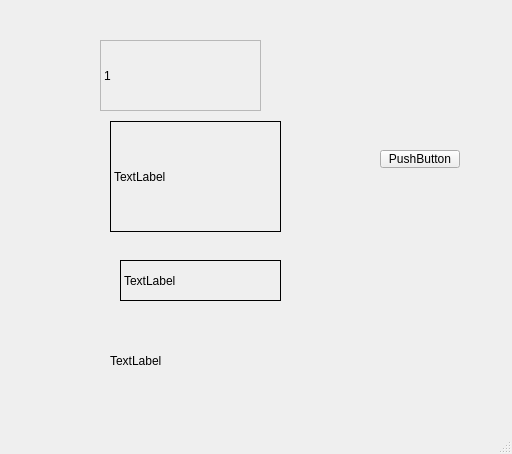
<?xml version="1.0" encoding="UTF-8"?>
<ui version="4.0">
 <class>MainWindow</class>
 <widget class="QMainWindow" name="MainWindow">
  <property name="geometry">
   <rect>
    <x>0</x>
    <y>0</y>
    <width>512</width>
    <height>454</height>
   </rect>
  </property>
  <property name="windowTitle">
   <string>MainWindow</string>
  </property>
  <widget class="QWidget" name="centralwidget">
   <widget class="myLabel" name="label">
    <property name="geometry">
     <rect>
      <x>110</x>
      <y>121</y>
      <width>171</width>
      <height>111</height>
     </rect>
    </property>
    <property name="frameShape">
     <enum>QFrame::Box</enum>
    </property>
    <property name="text">
     <string>TextLabel</string>
    </property>
   </widget>
   <widget class="QLabel" name="label_2">
    <property name="geometry">
     <rect>
      <x>100</x>
      <y>40</y>
      <width>161</width>
      <height>71</height>
     </rect>
    </property>
    <property name="frameShape">
     <enum>QFrame::StyledPanel</enum>
    </property>
    <property name="text">
     <string>1</string>
    </property>
   </widget>
   <widget class="QLabel" name="label_3">
    <property name="geometry">
     <rect>
      <x>120</x>
      <y>260</y>
      <width>161</width>
      <height>41</height>
     </rect>
    </property>
    <property name="frameShape">
     <enum>QFrame::Box</enum>
    </property>
    <property name="text">
     <string>TextLabel</string>
    </property>
   </widget>
   <widget class="QLabel" name="label_4">
    <property name="geometry">
     <rect>
      <x>110</x>
      <y>340</y>
      <width>151</width>
      <height>41</height>
     </rect>
    </property>
    <property name="text">
     <string>TextLabel</string>
    </property>
   </widget>
   <widget class="QPushButton" name="btn">
    <property name="geometry">
     <rect>
      <x>380</x>
      <y>150</y>
      <width>80</width>
      <height>18</height>
     </rect>
    </property>
    <property name="text">
     <string>PushButton</string>
    </property>
   </widget>
  </widget>
  <widget class="QMenuBar" name="menubar">
   <property name="geometry">
    <rect>
     <x>0</x>
     <y>0</y>
     <width>512</width>
     <height>17</height>
    </rect>
   </property>
  </widget>
  <widget class="QStatusBar" name="statusbar"/>
 </widget>
 <customwidgets>
  <customwidget>
   <class>myLabel</class>
   <extends>QLabel</extends>
   <header location="global">mylabel.h</header>
  </customwidget>
 </customwidgets>
 <resources/>
 <connections/>
</ui>
